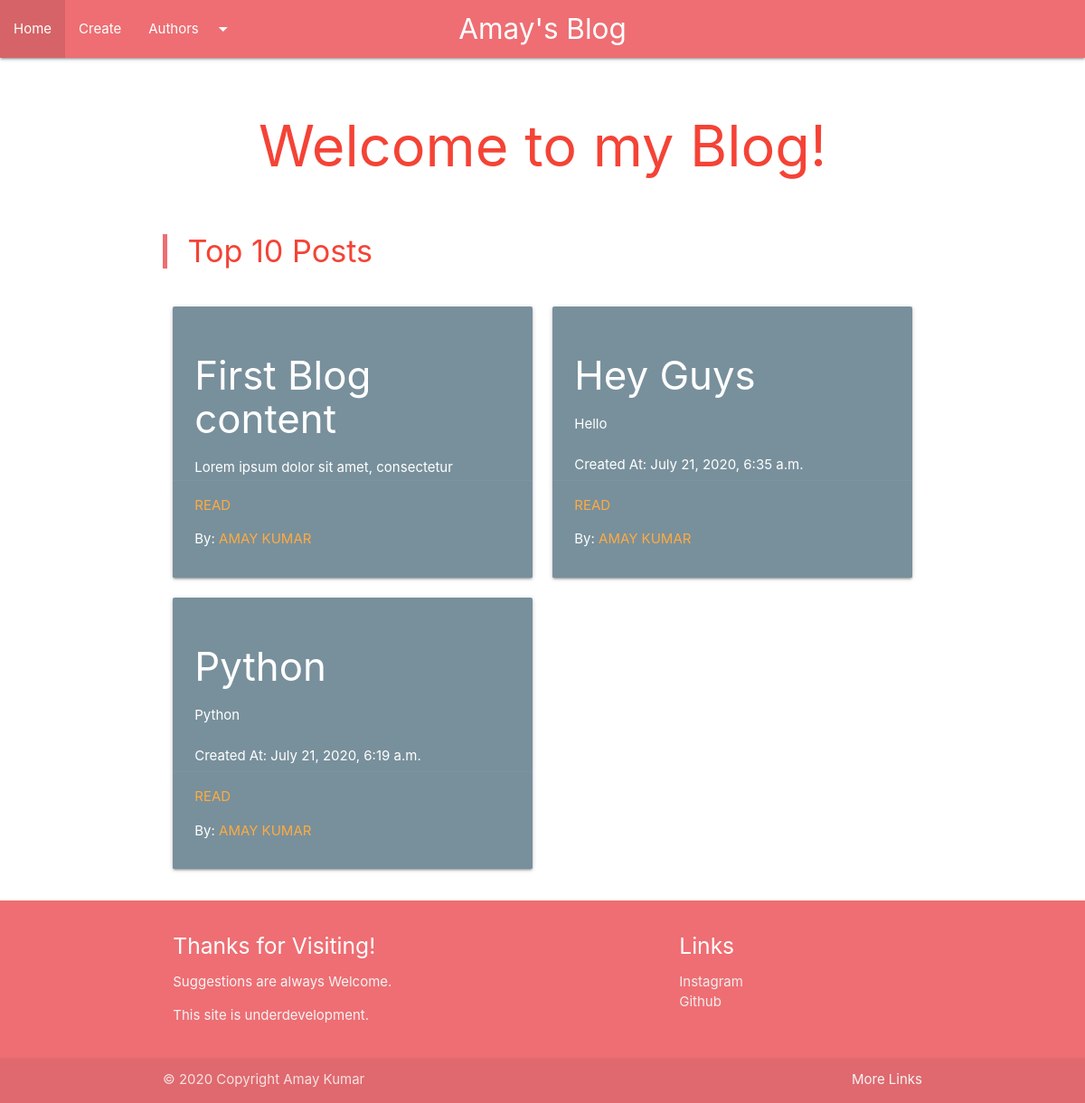
The page / on the database its author committed.
### main/models.py (models this page shows)
class Article(models.Model):
    title = models.CharField(max_length=256)
    content = models.TextField()
    createdAt = models.DateTimeField(auto_now_add=True)
    authors=models.ManyToManyField('Author')
    def __str__(self):
        return self.title

class Author(models.Model):
    name = models.CharField (max_length=256)
    def __str__(self):
        return self.name

### main/views.py (the view)
# urls.py: path('',views.index,name='index'),
def index(request):
    latest_posts=models.Article.objects \
        .all() \
        .order_by('-createdAt')[:10]
    context={
        "latest_posts": latest_posts,
    }
    return render(request,'main/index.html',context)

### templates/main/index.html
{% extends 'main/base.html' %}
{% block content %}
<h1 class='center'><p class='#ef9a9a red-text lighten-3'>Welcome to my Blog!</p></h1>
<div class='container'>
    <blockquote><h4><p class='#ef9a9a red-text lighten-3'>Top 10 Posts</p></h4></blockquote>
<div class="row">
    {% for article in latest_posts %}
    <div class="col s12 m6" >
      <div class="card small #78909c blue-grey lighten-1">
        <div class="card-content white-text" height="200">
          <span class="card-title "> <h3 class='white-text'>{{ article }}</h3></span>
          <p>{{ article.content }}</p>
          <br>
          <p>Created At: {{article.createdAt}} </p>
        </div>
        <div class="card-action">
          <a href=" {% url 'get_article' article.pk %} " >Read</a>
          <p class='white-text'>By: {% for author in article.authors.all %}
                    <a href=" {% url 'get_author' author.pk %} ">{{ author }} </a>
                {% endfor %}
        </p>
        </div>
      </div>
    </div>
    {% endfor %}
  </div>
</div>
{% endblock %}

### templates/main/footer.html (style rules this page uses)
body { display: flex; min-height: 100vh; flex-direction: column; }

### rows shown on the page
Article: title "First Blog content", content "Lorem ipsum dolor sit amet, consectetur…"
Author: name "AMAY KUMAR"
Article: title "Hey Guys", content "Hello", createdAt "July 21, 2020, 6:35 a.m."
Article: title "Python", content "Python", createdAt "July 21, 2020, 6:19 a.m."
